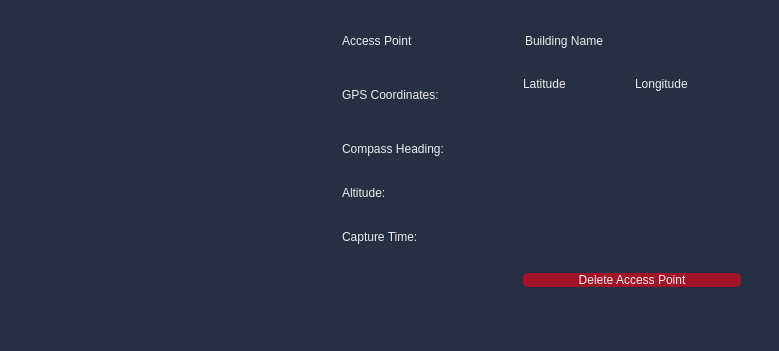
<?xml version="1.0" encoding="UTF-8"?>
<ui version="4.0">
 <class>AccessPointStatsWidget</class>
 <widget class="QWidget" name="AccessPointStatsWidget">
  <property name="geometry">
   <rect>
    <x>0</x>
    <y>0</y>
    <width>779</width>
    <height>351</height>
   </rect>
  </property>
  <property name="windowTitle">
   <string>Access Point</string>
  </property>
  <property name="autoFillBackground">
   <bool>false</bool>
  </property>
  <property name="styleSheet">
   <string notr="true">background-color: rgb(39, 47, 66);
color: rgb(236, 236, 236);
border-radius: 5px;</string>
  </property>
  <layout class="QGridLayout" name="gridLayout">
   <item row="0" column="1">
    <layout class="QGridLayout" name="accessPointStatsLayout">
     <property name="sizeConstraint">
      <enum>QLayout::SetMinimumSize</enum>
     </property>
     <item row="1" column="0">
      <widget class="QLabel" name="gpsCoordinateLabel">
       <property name="maximumSize">
        <size>
         <width>150</width>
         <height>25</height>
        </size>
       </property>
       <property name="text">
        <string>GPS Coordinates:</string>
       </property>
      </widget>
     </item>
     <item row="3" column="0">
      <widget class="QLabel" name="alitudeLabel">
       <property name="text">
        <string>Altitude:</string>
       </property>
      </widget>
     </item>
     <item row="4" column="0">
      <widget class="QLabel" name="captureTimeLabel">
       <property name="text">
        <string>Capture Time:</string>
       </property>
      </widget>
     </item>
     <item row="1" column="1">
      <layout class="QGridLayout" name="GPSLayout">
       <item row="0" column="0">
        <widget class="QLabel" name="latitudeLabel">
         <property name="maximumSize">
          <size>
           <width>75</width>
           <height>75</height>
          </size>
         </property>
         <property name="text">
          <string>Latitude</string>
         </property>
        </widget>
       </item>
       <item row="1" column="1">
        <widget class="QLineEdit" name="longitudeLineEdit">
         <property name="sizePolicy">
          <sizepolicy hsizetype="Fixed" vsizetype="Fixed">
           <horstretch>0</horstretch>
           <verstretch>0</verstretch>
          </sizepolicy>
         </property>
         <property name="text">
          <string/>
         </property>
        </widget>
       </item>
       <item row="1" column="0">
        <widget class="QLineEdit" name="latitudeLineEdit">
         <property name="sizePolicy">
          <sizepolicy hsizetype="Fixed" vsizetype="Fixed">
           <horstretch>0</horstretch>
           <verstretch>0</verstretch>
          </sizepolicy>
         </property>
         <property name="text">
          <string/>
         </property>
        </widget>
       </item>
       <item row="0" column="1">
        <widget class="QLabel" name="longitudeLabel">
         <property name="maximumSize">
          <size>
           <width>75</width>
           <height>75</height>
          </size>
         </property>
         <property name="text">
          <string>Longitude</string>
         </property>
        </widget>
       </item>
      </layout>
     </item>
     <item row="0" column="1">
      <widget class="QLineEdit" name="buildingNameLine">
       <property name="sizePolicy">
        <sizepolicy hsizetype="Fixed" vsizetype="Fixed">
         <horstretch>0</horstretch>
         <verstretch>0</verstretch>
        </sizepolicy>
       </property>
       <property name="text">
        <string>Building Name</string>
       </property>
      </widget>
     </item>
     <item row="0" column="0">
      <widget class="QLabel" name="accessPointLabel">
       <property name="text">
        <string>Access Point</string>
       </property>
      </widget>
     </item>
     <item row="4" column="1">
      <widget class="QLineEdit" name="captureTimeLineEdit">
       <property name="sizePolicy">
        <sizepolicy hsizetype="Fixed" vsizetype="Fixed">
         <horstretch>0</horstretch>
         <verstretch>0</verstretch>
        </sizepolicy>
       </property>
       <property name="minimumSize">
        <size>
         <width>1</width>
         <height>0</height>
        </size>
       </property>
      </widget>
     </item>
     <item row="2" column="0">
      <widget class="QLabel" name="compassHeadingLabel">
       <property name="text">
        <string>Compass Heading:</string>
       </property>
      </widget>
     </item>
     <item row="3" column="1">
      <widget class="QLineEdit" name="altitudeLineEdit">
       <property name="sizePolicy">
        <sizepolicy hsizetype="Fixed" vsizetype="Fixed">
         <horstretch>0</horstretch>
         <verstretch>0</verstretch>
        </sizepolicy>
       </property>
      </widget>
     </item>
     <item row="2" column="1">
      <widget class="QLineEdit" name="compassHeadingLineEdit">
       <property name="sizePolicy">
        <sizepolicy hsizetype="Fixed" vsizetype="Fixed">
         <horstretch>0</horstretch>
         <verstretch>0</verstretch>
        </sizepolicy>
       </property>
      </widget>
     </item>
     <item row="5" column="1">
      <widget class="QPushButton" name="deleteAccessPointButton">
       <property name="styleSheet">
        <string notr="true">background-color: rgb(161, 20, 40);
color: rgb(240, 240, 240);
</string>
       </property>
       <property name="text">
        <string>Delete Access Point</string>
       </property>
      </widget>
     </item>
    </layout>
   </item>
   <item row="1" column="1">
    <widget class="Line" name="line">
     <property name="orientation">
      <enum>Qt::Horizontal</enum>
     </property>
    </widget>
   </item>
   <item row="2" column="1">
    <spacer name="horizontalSpacer">
     <property name="orientation">
      <enum>Qt::Horizontal</enum>
     </property>
     <property name="sizeHint" stdset="0">
      <size>
       <width>40</width>
       <height>18</height>
      </size>
     </property>
    </spacer>
   </item>
   <item row="0" column="0">
    <widget class="QFrame" name="frame">
     <property name="minimumSize">
      <size>
       <width>300</width>
       <height>300</height>
      </size>
     </property>
     <property name="frameShape">
      <enum>QFrame::StyledPanel</enum>
     </property>
     <property name="frameShadow">
      <enum>QFrame::Raised</enum>
     </property>
     <layout class="QGridLayout" name="gridLayout_2">
      <item row="0" column="0">
       <layout class="QHBoxLayout" name="PictureLayout"/>
      </item>
     </layout>
    </widget>
   </item>
  </layout>
  <zorder>line</zorder>
  <zorder>horizontalSpacer</zorder>
  <zorder>frame</zorder>
 </widget>
 <resources/>
 <connections/>
</ui>
